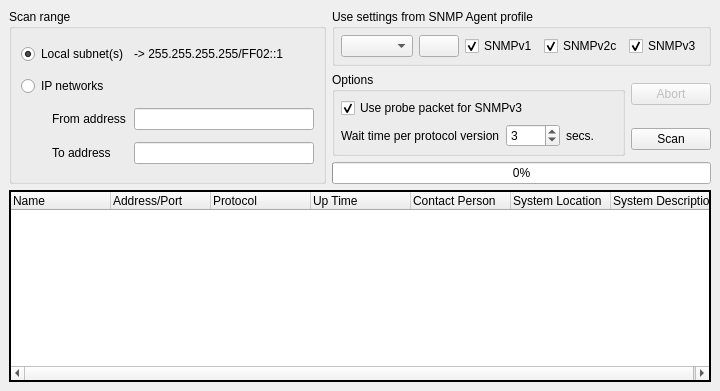
      <widget class="QWidget" name="DiscoveryTab">
       <attribute name="title">
        <string extracomment="Scan, probing, IP range search">Discovery</string>
       </attribute>
       <layout class="QGridLayout">
        <property name="leftMargin">
         <number>9</number>
        </property>
        <property name="topMargin">
         <number>9</number>
        </property>
        <property name="rightMargin">
         <number>9</number>
        </property>
        <property name="bottomMargin">
         <number>9</number>
        </property>
        <property name="spacing">
         <number>6</number>
        </property>
        <item row="1" column="1" rowspan="2">
         <widget class="QGroupBox" name="DiscoveryOptions">
          <property name="title">
           <string>Options</string>
          </property>
          <layout class="QGridLayout">
           <property name="leftMargin">
            <number>6</number>
           </property>
           <property name="topMargin">
            <number>6</number>
           </property>
           <property name="rightMargin">
            <number>6</number>
           </property>
           <property name="bottomMargin">
            <number>6</number>
           </property>
           <property name="spacing">
            <number>6</number>
           </property>
           <item row="1" column="2">
            <widget class="QLabel" name="DiscoveryWaitTimeL2">
             <property name="text">
              <string extracomment="abbreviated &quot;seconds&quot;">secs.</string>
             </property>
            </widget>
           </item>
           <item row="1" column="1">
            <widget class="QSpinBox" name="DiscoveryWaitTime">
             <property name="minimum">
              <number>1</number>
             </property>
             <property name="maximum">
              <number>1000</number>
             </property>
             <property name="value">
              <number>3</number>
             </property>
            </widget>
           </item>
           <item row="1" column="0">
            <widget class="QLabel" name="DiscoveryWaitTimeL">
             <property name="text">
              <string>Wait time per protocol version</string>
             </property>
            </widget>
           </item>
           <item row="0" column="0" colspan="2">
            <widget class="QCheckBox" name="DiscoverySNMPv3Probe">
             <property name="text">
              <string>Use probe packet for SNMPv3</string>
             </property>
             <property name="checked">
              <bool>true</bool>
             </property>
            </widget>
           </item>
          </layout>
         </widget>
        </item>
        <item row="0" column="1" colspan="2">
         <widget class="QGroupBox" name="DiscoveryAgentProperties">
          <property name="sizePolicy">
           <sizepolicy hsizetype="Preferred" vsizetype="Preferred">
            <horstretch>0</horstretch>
            <verstretch>0</verstretch>
           </sizepolicy>
          </property>
          <property name="title">
           <string>Use settings from SNMP Agent profile</string>
          </property>
          <layout class="QGridLayout">
           <property name="leftMargin">
            <number>6</number>
           </property>
           <property name="topMargin">
            <number>6</number>
           </property>
           <property name="rightMargin">
            <number>6</number>
           </property>
           <property name="bottomMargin">
            <number>6</number>
           </property>
           <property name="spacing">
            <number>6</number>
           </property>
           <item row="0" column="2">
            <widget class="QCheckBox" name="DiscoveryV1">
             <property name="text">
              <string notr="true">SNMPv1</string>
             </property>
             <property name="checked">
              <bool>true</bool>
             </property>
            </widget>
           </item>
           <item row="0" column="3">
            <widget class="QCheckBox" name="DiscoveryV2c">
             <property name="text">
              <string notr="true">SNMPv2c</string>
             </property>
             <property name="checked">
              <bool>true</bool>
             </property>
            </widget>
           </item>
           <item row="0" column="4">
            <widget class="QCheckBox" name="DiscoveryV3">
             <property name="text">
              <string notr="true">SNMPv3</string>
             </property>
             <property name="checked">
              <bool>true</bool>
             </property>
            </widget>
           </item>
           <item row="0" column="1">
            <widget class="QPushButton" name="DiscoveryAgentSettings">
             <property name="sizePolicy">
              <sizepolicy hsizetype="Fixed" vsizetype="Fixed">
               <horstretch>0</horstretch>
               <verstretch>0</verstretch>
              </sizepolicy>
             </property>
             <property name="text">
              <string/>
             </property>
             <property name="icon">
              <iconset resource="snmpb.qrc">
               <normaloff>:/icon/cog</normaloff>:/icon/cog</iconset>
             </property>
            </widget>
           </item>
           <item row="0" column="0">
            <widget class="QComboBox" name="DiscoveryAgentProfile">
             <property name="sizePolicy">
              <sizepolicy hsizetype="Expanding" vsizetype="Fixed">
               <horstretch>0</horstretch>
               <verstretch>0</verstretch>
              </sizepolicy>
             </property>
            </widget>
           </item>
          </layout>
         </widget>
        </item>
        <item row="0" column="0" rowspan="4">
         <widget class="QGroupBox" name="DiscoveryRange">
          <property name="title">
           <string>Scan range</string>
          </property>
          <layout class="QGridLayout">
           <property name="leftMargin">
            <number>9</number>
           </property>
           <property name="topMargin">
            <number>9</number>
           </property>
           <property name="rightMargin">
            <number>9</number>
           </property>
           <property name="bottomMargin">
            <number>9</number>
           </property>
           <property name="spacing">
            <number>6</number>
           </property>
           <item row="3" column="2" colspan="2">
            <widget class="QLineEdit" name="DiscoveryTo">
             <property name="sizePolicy">
              <sizepolicy hsizetype="Minimum" vsizetype="Fixed">
               <horstretch>0</horstretch>
               <verstretch>0</verstretch>
              </sizepolicy>
             </property>
             <property name="minimumSize">
              <size>
               <width>180</width>
               <height>0</height>
              </size>
             </property>
             <property name="maximumSize">
              <size>
               <width>180</width>
               <height>16777215</height>
              </size>
             </property>
            </widget>
           </item>
           <item row="2" column="0">
            <spacer>
             <property name="orientation">
              <enum>Qt::Horizontal</enum>
             </property>
             <property name="sizeType">
              <enum>QSizePolicy::Fixed</enum>
             </property>
             <property name="sizeHint" stdset="0">
              <size>
               <width>25</width>
               <height>20</height>
              </size>
             </property>
            </spacer>
           </item>
           <item row="3" column="0">
            <spacer>
             <property name="orientation">
              <enum>Qt::Horizontal</enum>
             </property>
             <property name="sizeType">
              <enum>QSizePolicy::Fixed</enum>
             </property>
             <property name="sizeHint" stdset="0">
              <size>
               <width>25</width>
               <height>20</height>
              </size>
             </property>
            </spacer>
           </item>
           <item row="3" column="1">
            <widget class="QLabel" name="DiscoveryToL">
             <property name="text">
              <string>To address</string>
             </property>
            </widget>
           </item>
           <item row="2" column="1">
            <widget class="QLabel" name="DiscoveryFromL">
             <property name="text">
              <string>From address</string>
             </property>
            </widget>
           </item>
           <item row="2" column="2" colspan="2">
            <widget class="QLineEdit" name="DiscoveryFrom">
             <property name="sizePolicy">
              <sizepolicy hsizetype="Minimum" vsizetype="Fixed">
               <horstretch>0</horstretch>
               <verstretch>0</verstretch>
              </sizepolicy>
             </property>
             <property name="minimumSize">
              <size>
               <width>180</width>
               <height>0</height>
              </size>
             </property>
             <property name="maximumSize">
              <size>
               <width>180</width>
               <height>16777215</height>
              </size>
             </property>
             <property name="text">
              <string/>
             </property>
            </widget>
           </item>
           <item row="0" column="0" colspan="2">
            <widget class="QRadioButton" name="DiscoveryLocal">
             <property name="text">
              <string>Local subnet(s)</string>
             </property>
             <property name="checked">
              <bool>true</bool>
             </property>
            </widget>
           </item>
           <item row="0" column="2">
            <widget class="QLabel" name="DiscoveryLocal2">
             <property name="text">
              <string notr="true">-&gt; 255.255.255.255/FF02::1</string>
             </property>
            </widget>
           </item>
           <item row="1" column="0" colspan="2">
            <widget class="QRadioButton" name="DiscoveryNetworks">
             <property name="text">
              <string>IP networks</string>
             </property>
            </widget>
           </item>
          </layout>
         </widget>
        </item>
        <item row="4" column="0" colspan="3">
         <widget class="QTreeWidget" name="DiscoveryOutput">
          <property name="frameShape">
           <enum>QFrame::WinPanel</enum>
          </property>
          <property name="frameShadow">
           <enum>QFrame::Plain</enum>
          </property>
          <property name="selectionMode">
           <enum>QAbstractItemView::ExtendedSelection</enum>
          </property>
          <property name="rootIsDecorated">
           <bool>false</bool>
          </property>
          <property name="columnCount">
           <number>7</number>
          </property>
          <column>
           <property name="text">
            <string>Name</string>
           </property>
          </column>
          <column>
           <property name="text">
            <string>Address/Port</string>
           </property>
          </column>
          <column>
           <property name="text">
            <string>Protocol</string>
           </property>
          </column>
          <column>
           <property name="text">
            <string>Up Time</string>
           </property>
          </column>
          <column>
           <property name="text">
            <string>Contact Person</string>
           </property>
          </column>
          <column>
           <property name="text">
            <string>System Location</string>
           </property>
          </column>
          <column>
           <property name="text">
            <string>System Description</string>
           </property>
          </column>
         </widget>
        </item>
        <item row="1" column="2">
         <widget class="QPushButton" name="DiscoveryAbortButton">
          <property name="enabled">
           <bool>false</bool>
          </property>
          <property name="sizePolicy">
           <sizepolicy hsizetype="Fixed" vsizetype="Fixed">
            <horstretch>0</horstretch>
            <verstretch>0</verstretch>
           </sizepolicy>
          </property>
          <property name="text">
           <string>Abort</string>
          </property>
         </widget>
        </item>
        <item row="2" column="2">
         <widget class="QPushButton" name="DiscoveryButton">
          <property name="sizePolicy">
           <sizepolicy hsizetype="Fixed" vsizetype="Fixed">
            <horstretch>0</horstretch>
            <verstretch>0</verstretch>
           </sizepolicy>
          </property>
          <property name="text">
           <string>Scan</string>
          </property>
         </widget>
        </item>
        <item row="3" column="1" colspan="2">
         <widget class="QProgressBar" name="DiscoveryProgress">
          <property name="value">
           <number>0</number>
          </property>
          <property name="orientation">
           <enum>Qt::Horizontal</enum>
          </property>
          <property name="invertedAppearance">
           <bool>false</bool>
          </property>
         </widget>
        </item>
       </layout>
      </widget>
